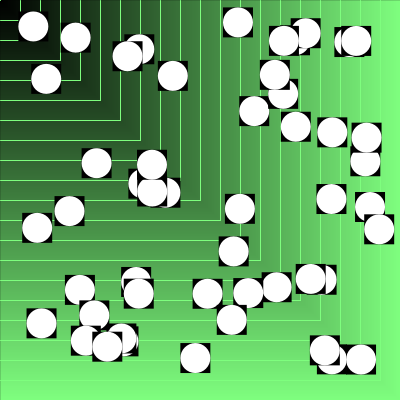
Frame 1 (no input)
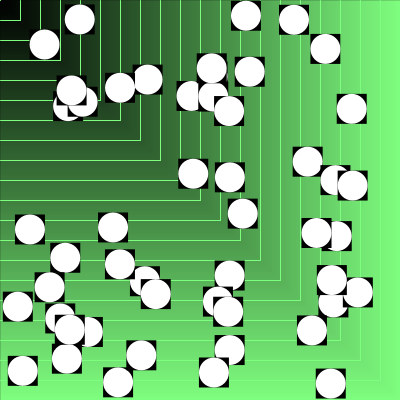
Frame 60 (the mouse pressed at the canvas centre just before this capture)
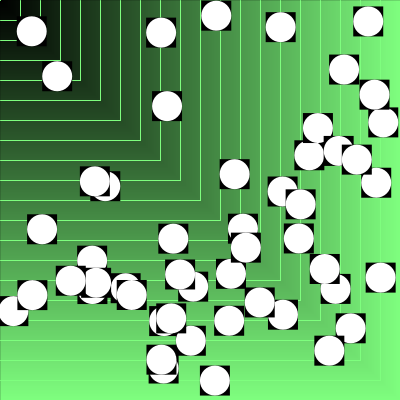
Frame 120 (the mouse held since frame 60 and released just before this capture)

The Processing sketch that drew these frames (run headless with seeded random() and noise(); from frame 60 on, the mouse is pressed at the canvas centre):

// Processing sketch: processing_98906
// ── processing_98906.pde

int longi=30;
int numcos = 50;
 
float[] posx= new float[numcos];
float[] posy= new float[numcos];
 
float[] velx= new float[numcos];
float[] vely= new float[numcos];
 
void setup(){
  colorMode(RGB,400);
  size(400,400);
  for (int i=0; i < numcos; i++){
    posx[i]=random(width-longi);
    posy[i]=random(height-longi);
     
    velx[i]=random(-5,5);
    vely[i]=random(-5,5);
  }
}
 
void draw(){
  //FONS************************************
fesElFons();
  //AFEGIR VELOCITAT***************************
for(int i=0; i<numcos;i++){
  posicionaElCos(posx[i],posy[i]);
  actualitzaLaPosicio(i);
}
  //CANTONADES**********/
 
  //COSOS**************************
 // posiconaElCos(mouseX,mouseY);
}
 

   
 //-----------------------------------------------
 // FONS FONS FONS FONS FONS FONS FONS FONS  
void fesElFons(){
    for(int i=0; i<width; i++){
 stroke(i/2,i,i/2);
 line(i,0,i,height);
 line(0,i,height,i);
}
for(int i=0; i<=width ; i+=20){
  
  line(0,i,i,i);
   line(i,0,i,i);
}
}
//FONS FONS FONS FONS FONS FONS FONS FONS FONS 
//------------------------------------------------

void posicionaElCos(float posx,float posy){
    noStroke();
  fill(0);
  rect(posx,posy,longi,longi);
  fill(400);
  ellipse(posx+longi/2,posy+longi/2,longi,longi);
}


void actualitzaLaPosicio(int i){

   posx[i]+=velx[i];
  posy[i]+=vely[i];
   if((posx[i]<0)||(posx[i]>(width-longi))){
    velx[i]=-velx[i];
  }
  if((posy[i]<0)||(posy[i]>(height-longi))){
    vely[i]=-vely[i];
  }
  }
